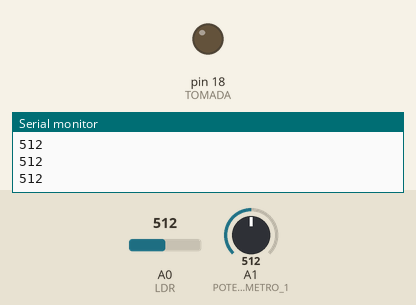
Simulated run of this sketch. Board: Arduino Uno, built with avr-gcc and run on an emulated ATmega328P. Parts: output pins drawn as LEDs (lit = HIGH), the last lines printed to the serial monitor. The inputs (shaded band) are chosen by the test bench; at power-on: A0 (LDR) = 512, A1 (POTENCIOMETRO_1) = 512.

Above: at 1.2 s.
1.3 s: A0 (LDR) set to 525
At 2.1 s:
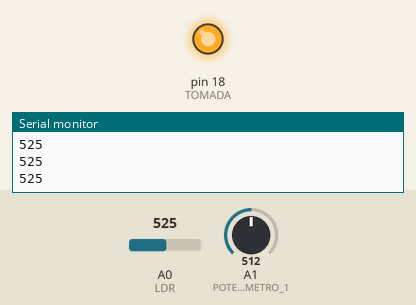
2.9 s: A0 (LDR) set to 511
At 3.4 s:
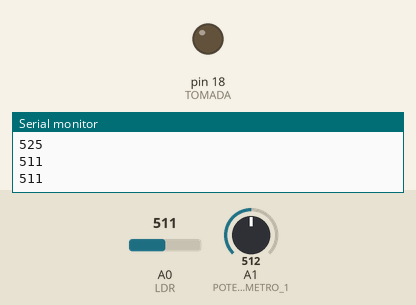
4.5 s: A0 (LDR) set to 716
At 5.9 s:
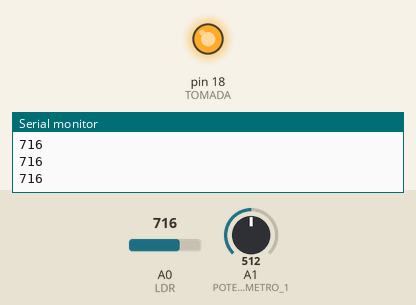
Timing chart, 0 to 7.5 s (numbered marks = the images above; inputs shaded):
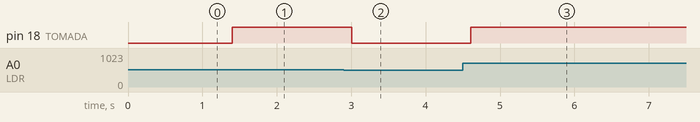

The sketch:

tomada.pde
```cpp
#define TOMADA 18
#define POTENCIOMETRO_1 1
#define LDR 0
void setup() {
  pinMode(POTENCIOMETRO_1, INPUT);
  pinMode(TOMADA, OUTPUT);
  Serial.begin(9600);
}

void loop() {
  int ldr = analogRead(LDR);
  if(ldr>analogRead(POTENCIOMETRO_1)) {
    digitalWrite(TOMADA, HIGH);
  }
  else {
    digitalWrite(TOMADA, LOW);
  }
  Serial.println(ldr);
  delay(200);

}
```

tomada.cpp
```cpp
#define TOMADA 18
#define POTENCIOMETRO_1 1
#define LDR 0
#include "WProgram.h"
void setup();
void loop();
void setup() {
  pinMode(POTENCIOMETRO_1, INPUT);
  pinMode(TOMADA, OUTPUT);
  Serial.begin(9600);
}

void loop() {
  int ldr = analogRead(LDR);
  if(ldr>analogRead(POTENCIOMETRO_1)) {
    digitalWrite(TOMADA, HIGH);
  }
  else {
    digitalWrite(TOMADA, LOW);
  }
  Serial.println(ldr);
  delay(200);

}

int main(void)
{
	init();

	setup();

	for (;;)
		loop();

	return 0;
}
```

Measured:
- the behaviour switches between 512 and 513 on A0 (LDR) (found by bisection; images 0 and 1)
- after the input at 1.3 s, pin 18 (TOMADA): LOW → HIGH after 0.10 s
- after the input at 2.9 s, pin 18 (TOMADA): HIGH → LOW after 0.11 s
- after the input at 4.5 s, pin 18 (TOMADA): LOW → HIGH after 0.11 s
